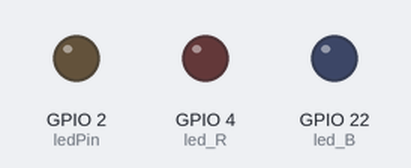
Bench run of a sketch on a simulated ESP32. Parts: output pins drawn as LEDs (lit = HIGH). What the sketch prints to the serial monitor is not drawn.

Above: at 0.05 s.
At 1.3 s:
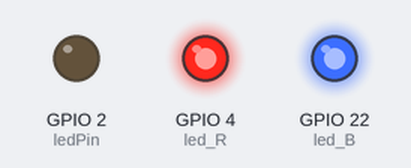
At 2.55 s:
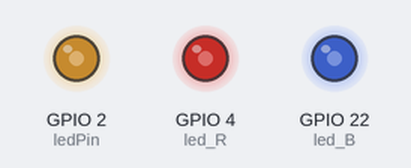
Timing chart, 0 to 5.9 s (numbered marks = the images above):
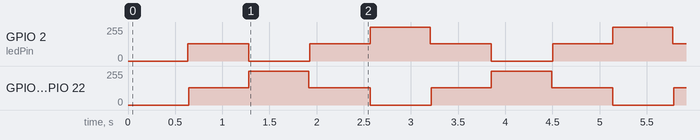

Measured:
- by itself, GPIO 2 (ledPin): repeats every 2.6 s: 0/255 0.65 s, 128/255 0.64 s, 255/255 0.64 s, 128/255 0.65 s
- by itself, GPIO 4 (led_R), GPIO 22 (led_B): repeats every 2.6 s: 255/255 0.64 s, 128/255 0.65 s, 0/255 0.65 s, 128/255 0.64 s

The sketch:

lab03.ino
```cpp
// 定义LED引脚
const int ledPin = 2;
const int led_R = 4;
const int led_B = 22;

// 设置PWM属性
const int freq = 5000;          // 频率 5000Hz
const int resolution = 8;       // 分辨率 8位 (0-255)

void setup() {
  Serial.begin(115200);

  // 【新版用法】直接将引脚、频率和分辨率绑定
  // 它会自动返回一个关联的通道（如果需要的话）
  ledcAttach(ledPin, freq, resolution);
  ledcAttach(led_R, freq, resolution);
  ledcAttach(led_B, freq, resolution);
}

void loop() {
  // 逐渐变亮
  for(int dutyCycle = 0; dutyCycle <= 255; dutyCycle++){
    // 【新版用法】直接通过引脚号写入，不再需要指定通道
    ledcWrite(ledPin, 255-dutyCycle); //红色
    ledcWrite(led_R, dutyCycle);
    ledcWrite(led_B, dutyCycle);
    delay(5);
  }

  // 逐渐变暗
  for(int dutyCycle = 255; dutyCycle >= 0; dutyCycle--){
    ledcWrite(ledPin, 255-dutyCycle); //红色
    ledcWrite(led_R, dutyCycle);
    ledcWrite(led_B, dutyCycle);
    delay(5);
  }

  Serial.println("Breathing cycle completed");
}
```
